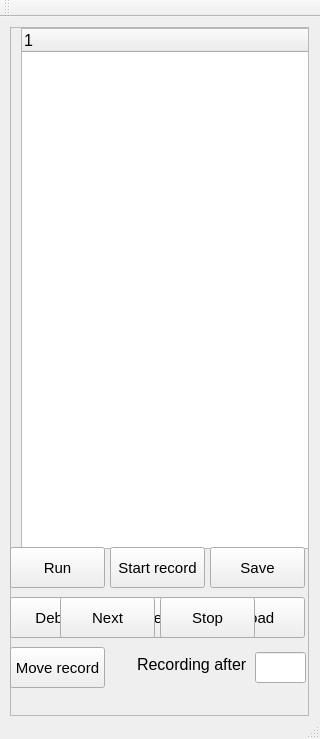
<?xml version="1.0" encoding="UTF-8"?>
<ui version="4.0">
 <class>MacrosWindow</class>
 <widget class="QMainWindow" name="MacrosWindow">
  <property name="geometry">
   <rect>
    <x>0</x>
    <y>0</y>
    <width>320</width>
    <height>739</height>
   </rect>
  </property>
  <property name="windowTitle">
   <string>MacrosWindow</string>
  </property>
  <widget class="QWidget" name="centralWidget">
   <widget class="QWidget" name="verticalLayoutWidget">
    <property name="geometry">
     <rect>
      <x>-1</x>
      <y>-1</y>
      <width>321</width>
      <height>711</height>
     </rect>
    </property>
    <layout class="QVBoxLayout" name="layout">
     <property name="sizeConstraint">
      <enum>QLayout::SetMaximumSize</enum>
     </property>
     <item>
      <widget class="QScrollArea" name="scrollArea">
       <property name="widgetResizable">
        <bool>true</bool>
       </property>
       <widget class="QWidget" name="scrollAreaWidgetContents">
        <property name="geometry">
         <rect>
          <x>0</x>
          <y>0</y>
          <width>317</width>
          <height>707</height>
         </rect>
        </property>
        <property name="font">
         <font>
          <pointsize>6</pointsize>
         </font>
        </property>
        <widget class="QTreeWidget" name="operationList">
         <property name="geometry">
          <rect>
           <x>10</x>
           <y>0</y>
           <width>319</width>
           <height>521</height>
          </rect>
         </property>
         <property name="font">
          <font>
           <pointsize>12</pointsize>
          </font>
         </property>
         <column>
          <property name="text">
           <string notr="true">1</string>
          </property>
         </column>
        </widget>
       </widget>
      </widget>
     </item>
    </layout>
   </widget>
   <widget class="QGroupBox" name="buttons">
    <property name="geometry">
     <rect>
      <x>10</x>
      <y>530</y>
      <width>301</width>
      <height>161</height>
     </rect>
    </property>
    <property name="styleSheet">
     <string notr="true">QGroupBox {
	border: 0px;
}</string>
    </property>
    <property name="title">
     <string/>
    </property>
    <property name="alignment">
     <set>Qt::AlignCenter</set>
    </property>
    <widget class="QPushButton" name="saveButton">
     <property name="geometry">
      <rect>
       <x>200</x>
       <y>0</y>
       <width>95</width>
       <height>41</height>
      </rect>
     </property>
     <property name="font">
      <font>
       <pointsize>11</pointsize>
      </font>
     </property>
     <property name="text">
      <string>Save</string>
     </property>
    </widget>
    <widget class="QPushButton" name="startDebugButton">
     <property name="geometry">
      <rect>
       <x>0</x>
       <y>50</y>
       <width>95</width>
       <height>41</height>
      </rect>
     </property>
     <property name="font">
      <font>
       <pointsize>11</pointsize>
      </font>
     </property>
     <property name="text">
      <string>Debug</string>
     </property>
    </widget>
    <widget class="QLabel" name="indexLabel">
     <property name="geometry">
      <rect>
       <x>127</x>
       <y>107</y>
       <width>111</width>
       <height>21</height>
      </rect>
     </property>
     <property name="font">
      <font>
       <pointsize>12</pointsize>
      </font>
     </property>
     <property name="text">
      <string>Recording after</string>
     </property>
    </widget>
    <widget class="QPushButton" name="clearButton">
     <property name="geometry">
      <rect>
       <x>100</x>
       <y>50</y>
       <width>95</width>
       <height>41</height>
      </rect>
     </property>
     <property name="font">
      <font>
       <pointsize>11</pointsize>
      </font>
     </property>
     <property name="text">
      <string>Clear</string>
     </property>
    </widget>
    <widget class="QPushButton" name="runButton">
     <property name="geometry">
      <rect>
       <x>0</x>
       <y>0</y>
       <width>95</width>
       <height>41</height>
      </rect>
     </property>
     <property name="font">
      <font>
       <pointsize>11</pointsize>
      </font>
     </property>
     <property name="styleSheet">
      <string notr="true"/>
     </property>
     <property name="text">
      <string>Run</string>
     </property>
    </widget>
    <widget class="QLineEdit" name="indexLineEdit">
     <property name="geometry">
      <rect>
       <x>245</x>
       <y>105</y>
       <width>51</width>
       <height>31</height>
      </rect>
     </property>
     <property name="font">
      <font>
       <pointsize>12</pointsize>
       <bold>false</bold>
      </font>
     </property>
     <property name="alignment">
      <set>Qt::AlignCenter</set>
     </property>
     <property name="readOnly">
      <bool>true</bool>
     </property>
    </widget>
    <widget class="QPushButton" name="moveRecordButton">
     <property name="geometry">
      <rect>
       <x>0</x>
       <y>100</y>
       <width>95</width>
       <height>41</height>
      </rect>
     </property>
     <property name="font">
      <font>
       <pointsize>11</pointsize>
      </font>
     </property>
     <property name="text">
      <string>Move record</string>
     </property>
    </widget>
    <widget class="QPushButton" name="loadButton">
     <property name="geometry">
      <rect>
       <x>200</x>
       <y>50</y>
       <width>95</width>
       <height>41</height>
      </rect>
     </property>
     <property name="font">
      <font>
       <pointsize>11</pointsize>
      </font>
     </property>
     <property name="text">
      <string>Load</string>
     </property>
    </widget>
    <widget class="QPushButton" name="toggleRecordButton">
     <property name="geometry">
      <rect>
       <x>100</x>
       <y>0</y>
       <width>95</width>
       <height>41</height>
      </rect>
     </property>
     <property name="font">
      <font>
       <pointsize>11</pointsize>
      </font>
     </property>
     <property name="text">
      <string>Start record</string>
     </property>
    </widget>
   </widget>
   <widget class="QGroupBox" name="debugGroup">
    <property name="enabled">
     <bool>true</bool>
    </property>
    <property name="geometry">
     <rect>
      <x>10</x>
      <y>530</y>
      <width>301</width>
      <height>161</height>
     </rect>
    </property>
    <property name="styleSheet">
     <string notr="true">QGroupBox {
	border: 0px;
}</string>
    </property>
    <property name="title">
     <string/>
    </property>
    <property name="alignment">
     <set>Qt::AlignCenter</set>
    </property>
    <widget class="QPushButton" name="stopDebugButton">
     <property name="geometry">
      <rect>
       <x>150</x>
       <y>50</y>
       <width>95</width>
       <height>41</height>
      </rect>
     </property>
     <property name="font">
      <font>
       <pointsize>11</pointsize>
      </font>
     </property>
     <property name="text">
      <string>Stop</string>
     </property>
    </widget>
    <widget class="QPushButton" name="nextDebugButton">
     <property name="geometry">
      <rect>
       <x>50</x>
       <y>50</y>
       <width>95</width>
       <height>41</height>
      </rect>
     </property>
     <property name="font">
      <font>
       <pointsize>11</pointsize>
      </font>
     </property>
     <property name="text">
      <string>Next</string>
     </property>
    </widget>
   </widget>
  </widget>
  <widget class="QMenuBar" name="menuBar">
   <property name="geometry">
    <rect>
     <x>0</x>
     <y>0</y>
     <width>320</width>
     <height>21</height>
    </rect>
   </property>
  </widget>
  <widget class="QToolBar" name="mainToolBar">
   <attribute name="toolBarArea">
    <enum>TopToolBarArea</enum>
   </attribute>
   <attribute name="toolBarBreak">
    <bool>false</bool>
   </attribute>
  </widget>
  <widget class="QStatusBar" name="statusBar"/>
 </widget>
 <layoutdefault spacing="6" margin="11"/>
 <resources/>
 <connections/>
</ui>
